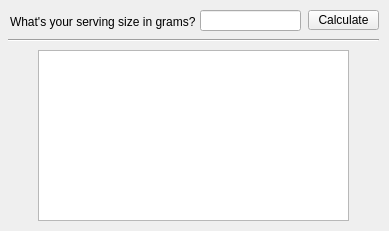
<?xml version="1.0" encoding="UTF-8"?>
<ui version="4.0">
 <class>MainWindow</class>
 <widget class="QMainWindow" name="MainWindow">
  <property name="geometry">
   <rect>
    <x>0</x>
    <y>0</y>
    <width>389</width>
    <height>231</height>
   </rect>
  </property>
  <property name="minimumSize">
   <size>
    <width>389</width>
    <height>231</height>
   </size>
  </property>
  <property name="maximumSize">
   <size>
    <width>389</width>
    <height>231</height>
   </size>
  </property>
  <property name="windowTitle">
   <string>MainWindow</string>
  </property>
  <widget class="QWidget" name="centralwidget">
   <widget class="QPushButton" name="calculate_button">
    <property name="geometry">
     <rect>
      <x>308</x>
      <y>10</y>
      <width>71</width>
      <height>20</height>
     </rect>
    </property>
    <property name="text">
     <string>Calculate</string>
    </property>
   </widget>
   <widget class="QLabel" name="label">
    <property name="geometry">
     <rect>
      <x>10</x>
      <y>14</y>
      <width>191</width>
      <height>16</height>
     </rect>
    </property>
    <property name="text">
     <string>What's your serving size in grams?</string>
    </property>
    <property name="wordWrap">
     <bool>true</bool>
    </property>
   </widget>
   <widget class="Line" name="line">
    <property name="geometry">
     <rect>
      <x>8</x>
      <y>30</y>
      <width>371</width>
      <height>20</height>
     </rect>
    </property>
    <property name="orientation">
     <enum>Qt::Horizontal</enum>
    </property>
   </widget>
   <widget class="QListWidget" name="recipe">
    <property name="geometry">
     <rect>
      <x>38</x>
      <y>50</y>
      <width>311</width>
      <height>171</height>
     </rect>
    </property>
   </widget>
   <widget class="QLineEdit" name="serving_size">
    <property name="geometry">
     <rect>
      <x>200</x>
      <y>10</y>
      <width>101</width>
      <height>21</height>
     </rect>
    </property>
   </widget>
  </widget>
 </widget>
 <resources/>
 <connections/>
</ui>
